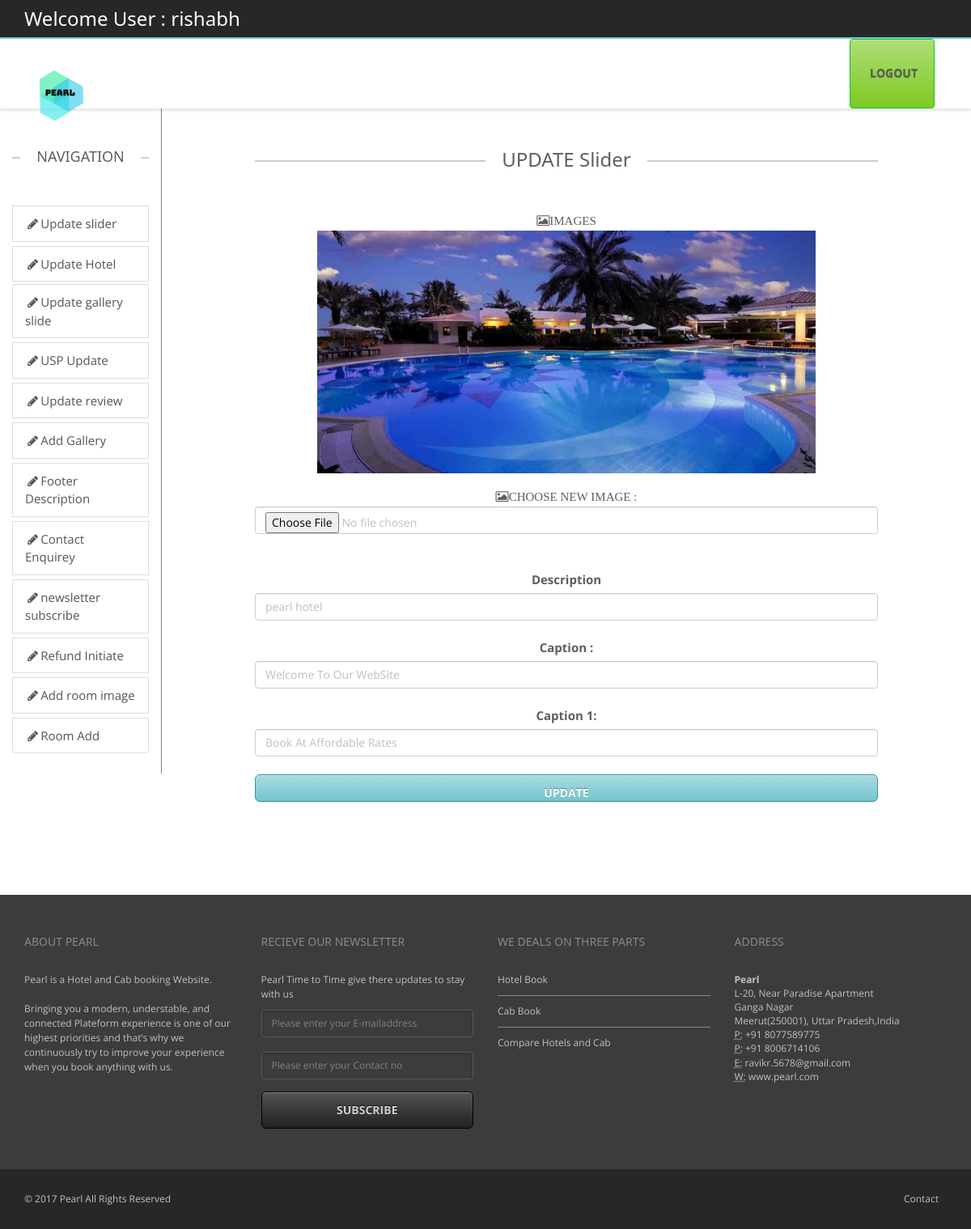
/backend/updateslider.php?idedit=7 (signed in), run on the app's committed database.
### tables this page shows
CREATE TABLE `slider` (
  `id` int(11) NOT NULL,
  `Path` varchar(200) DEFAULT NULL,
  `description` varchar(300) DEFAULT NULL,
  `caption` varchar(200) DEFAULT NULL,
  `caption2` varchar(200) DEFAULT NULL
);

### backend/updateslider.php (the view, shortened to what this page needs)
<?php
include("headeradmin.php");
include("navigation.php");?>
        <div class="col-sm-1 ">
        </div>
		<div class="col-sm-8">
        <?php
		     include("connect.php");
			 if(isset($_REQUEST['idedit']))
			 {
				 $id=$_REQUEST['idedit'];
				 $res=mysqli_query($con,"select * from slider where id='$id'")or die(mysqli_error($con));
		          $row=mysqli_fetch_array($res);
			 		?>
        <div class="containe-fluid text-center" >
             <h3 class="lined-heading mt50">
            <span>
            UPDATE Slider
            </span>
        </h3>
        <form action="slider.php" class="form-group" method="post" enctype="multipart/form-data" >
        <label class="fa fa-photo">IMAGES</label><br>
        <img src="../images/slides/<?php echo $row[1];?>" style="height:300px;width:80%;" /><br >
        <br />
        <label class="fa fa-photo" style="text-align:left">CHOOSE NEW IMAGE :</label>
        <input class="form-control" type="file" id="path" name="path"/><br>
        <input class="form-control" type="hidden" value="<?php echo $row[0];?>" name="id" id="id" /><br>
        <label >Description</label><br>
        <input class="form-control" type="text" value="<?php echo $row[2];?>" name="description" id="description"  /><br>
         <label >Caption :</label><br>
        <input class="form-control" type="text" value="<?php echo $row[3];?>" name="caption" id="caption" /><br>
        <label >Caption 1:</label><br>
        <input class="form-control" type="text" value="<?php echo $row[4];?>" name="caption1" id="caption1" /><br>
         <input type="submit" class="form-control btn btn-lg btn-primary" value="Update" />
        </form>
        <?php }?>
		</div>
		</div>
        <div class="col-sm-1">
        </div>
	</div>
</div>
<?php include("footer.php");?>

### backend/css/theme.css (style rules this page uses)
body { overflow-x: hidden; }
html, html a { -webkit-font-smoothing: antialiased !important; }
h1, h2, h3, h4, h5, h6, .h1, .h2, .h3, .h4, .h5, .h6 { font-family: "Open Sans", "Helvetica Neue", Helvetica, Arial, sans-serif; font-weight: 600; line-height: 1.1; color: #5e5e5e; }
h3, .h3 { font-size: 18px; }
.lined-heading { position: relative; margin-top: 0; margin-bottom: 50px; text-align: center; display: block; }
h1.lined-heading:before, h2.lined-heading:before, h3.lined-heading:before, h4.lined-heading:before, h5.lined-heading:before, h6.lined-heading:before { position: absolute; top: 50%; z-index: 1; display: block; width: 100%; height: 1px; border-top: 2px solid #ccc; content: ""; }
h1.lined-heading span, h2.lined-heading span, h3.lined-heading span, h4.lined-heading span, h5.lined-heading span, h6.lined-heading span { position: relative; z-index: 1; padding: 0 20px; background: #fff; display: inline-block; }
body ,.ui-widget, .revolution-starhotel { font-family: "Open Sans", "Helvetica Neue", Helvetica, Arial, sans-serif !important; font-size: 13px; }
.mt50 { margin-top: 50px; }
label { color: #5e5e5e; }
.form-control { color: #bfbfbf; }
.btn { background: -moz-linear-gradient(top, rgba(255,255,255,0.38) 0%, rgba(255,255,255,0) 100%); background: -webkit-gradient(linear, left top, left bottom, color-stop(0%, rgba(255,255,255,0.38)), color-stop(100%, rgba(255,255,255,0))); background: -webkit-linear-gradient(top, rgba(255,255,255,0.38) 0%, rgba(255,255,255,0) 100%); background: -o-linear-gradient(top, rgba(255,255,255,0.38) 0%, rgba(255,255,255,0) 100%); background: -ms-linear-gradient(top, rgba(255,255,255,0.38) 0%, rgba(255,255,255,0) 100%); background: linear-gradient(to bottom, rgba(255,255,255,0.38) 0%, rgba(255,255,255,0) 100%); filter: progid:DXImageTransform.Microsoft.gradient( startColorstr='#61ffffff', endColorstr='#00ffffff', GradientType=0 ); color: #ffffff; -webkit-box-shadow: inset 0 1px 0 0 rgba(255,255,255,0.3); box-shadow: inset 0 1px 0 0 rgba(255,255,255,0.3); -webkit-transition: all 0.1s ease-in; -moz-transition: all 0.1s ease-in; -ms-transition: all 0.1s ease-in; -o-transition: all 0.1s ease-in; transition: all 0.1s ease-in; text-transform: uppercase; font-weight: bold; }
.btn-lg { padding: 13px 18px; font-size: 14px; }

### backend/css/w3.css (style rules this page uses)
button,hr,input { overflow:visible }
html { box-sizing:border-box;-ms-text-size-adjust:100%;-webkit-text-size-adjust:100%;overflow-x:hidden }
*,:after,:before { box-sizing:inherit }
body { margin:0 }
img { border-style:none;margin-bottom:-5px }
button,input,select,textarea { font:inherit;margin:0 }
[type=reset],[type=submit],button,html [type=button] { -webkit-appearance:button }
body,html { font-family:Verdana,sans-serif;font-size:15px;line-height:1.5 }
h3 { font-size:24px }
h1,h2,h3,h4,h5,h6 { font-family:"Segoe UI",Arial,sans-serif;font-weight:400;margin:10px 0 }

### backend/css/colors/turquoise.css (style rules this page uses)
.btn-primary { background-color: #75c5cf; border-color: #35929e; text-shadow: 0 -1px 0 #50878e; }

### data on the page
slider: Path (picture), description "pearl hotel", caption "Welcome To Our WebSite", caption1 "Book At Affordable Rates"

### other printed values
$_SESSION['login_user'] "rishabh"
